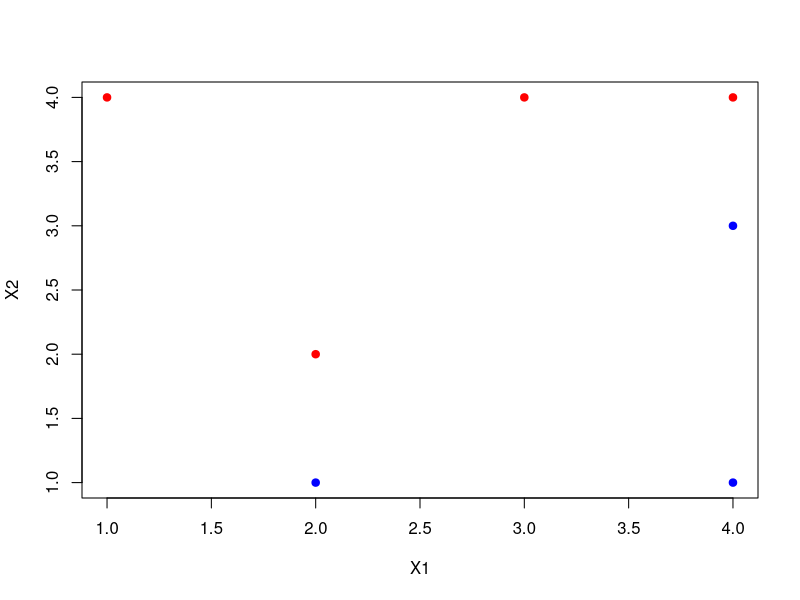

Reproduce this figure in R. (Note: this script raises an error after producing the figure.)
## ---- chunk 1
X1 <- c(3,2,4,1,2,4,4)
X2 <- c(4,2,4,4,1,3,1)
Y  <- c(rep("RED", 4),rep("BLUE", 3))
mydf <- data.frame(X1, X2, Y)
## ---- chunk 2
plot(X1, X2, col=Y, pch=19, data=mydf)
## ---- chunk 3
library(e1071)
fit.svm = svm(Y ~ ., data = mydf, kernel = "linear", cost = 10, scale = FALSE)
## ---- chunk 4
# Extract beta_0 and beta_1
beta0 = fit.svm$rho
beta = drop(t(fit.svm$coefs) %*% as.matrix(mydf[fit.svm$index,1:2]))
# Replot, this time with the solid line representing the maximal margin plane.
plot(X1, X2, col=Y, pch=19, data=mydf)
abline(beta0/beta[2], -beta[1]/beta[2])
## ---- chunk 5
paste("Intercept: ", round(beta0/beta[2],1), ", Slope: ", round(-beta[1]/beta[2],1), sep="")

## ---- chunk 6
# Replot, this time with the dashed lines representing the margins for the maximal margin hyperplane.
plot(X1, X2, col=Y, pch=19, data=mydf)
abline(beta0/beta[2], -beta[1]/beta[2])
abline((beta0 - 1)/beta[2], -beta[1]/beta[2], lty = 2)
abline((beta0 + 1)/beta[2], -beta[1]/beta[2], lty = 2)
## ---- chunk 7
d = abs(beta0/beta[2] - (beta0 + 1)/beta[2]) / sqrt((-beta[1]/beta[2])^2+1)
names(d) <- "Margin Width"
d
## ---- chunk 8
# Replot, this time indicating the support vectors for the maximal margin classifier.
plot(X1, X2, col=Y, pch=19, data=mydf, main="svm() Assigned Support Vectors")
abline(beta0/beta[2], -beta[1]/beta[2])
abline((beta0 - 1)/beta[2], -beta[1]/beta[2], lty = 2)
abline((beta0 + 1)/beta[2], -beta[1]/beta[2], lty = 2)
points(mydf[fit.svm$index,], pch = 5, cex = 2)
## ---- chunk 9
# Replot, this time indicating all support vectors.
plot(X1, X2, col=Y, pch=19, data=mydf, main="All Support Vectors")
abline(beta0/beta[2], -beta[1]/beta[2])
abline((beta0 - 1)/beta[2], -beta[1]/beta[2], lty = 2)
abline((beta0 + 1)/beta[2], -beta[1]/beta[2], lty = 2)
points(mydf[fit.svm$index,], pch = 5, cex = 2)
points(2,1, pch = 5, cex = 2)
## ---- chunk 10
# Replot, this time with random separating hyperplane.
plot(X1, X2, col=Y, pch=19, data=mydf)
abline(-1.5, 1.3, col="blue",lwd=2)
## ---- chunk 11
# Replot, this time indicating the support vectors for the maximal margin classifier.
plot(X1, X2, col=Y, pch=19, data=mydf)
points(2.5, 3, col="blue", pch=19)
points(2.5, 3, col="blue", pch=5, cex=2)
abline(0,1, col="grey", lty=2)
